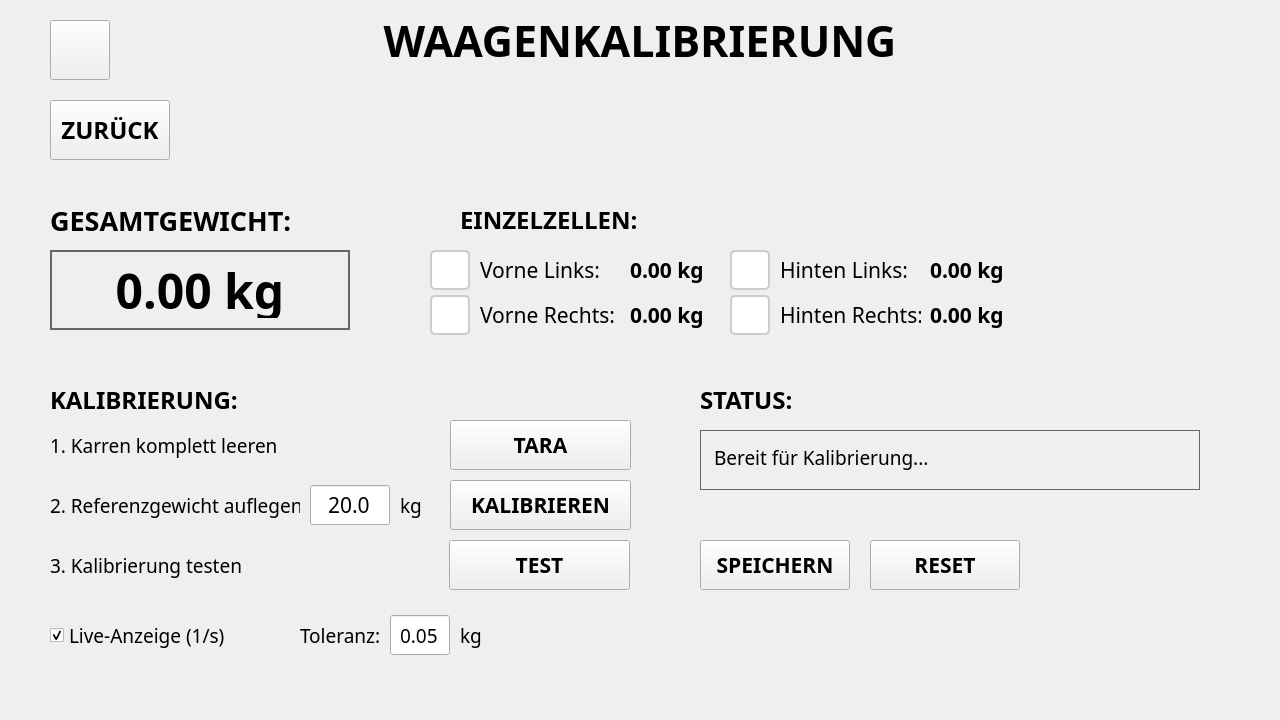
<?xml version="1.0" encoding="UTF-8"?>
<ui version="4.0">
 <class>WaagenKalibrierung</class>
 <widget class="QWidget" name="WaagenKalibrierung">
  <property name="geometry">
   <rect>
    <x>0</x>
    <y>0</y>
    <width>1280</width>
    <height>720</height>
   </rect>
  </property>
  <property name="windowTitle">
   <string>Futterkarre - Waagenkalibrierung</string>
  </property>
  <widget class="QLabel" name="lbl_header">
   <property name="geometry">
    <rect>
     <x>0</x>
     <y>0</y>
     <width>1280</width>
     <height>80</height>
    </rect>
   </property>
   <property name="font">
    <font>
     <family>Droid Sans Fallback</family>
     <pointsize>32</pointsize>
     <weight>75</weight>
     <bold>true</bold>
    </font>
   </property>
   <property name="text">
    <string>WAAGENKALIBRIERUNG</string>
   </property>
   <property name="alignment">
    <set>Qt::AlignCenter</set>
   </property>
  </widget>
  <widget class="QPushButton" name="btn_back">
   <property name="geometry">
    <rect>
     <x>50</x>
     <y>100</y>
     <width>120</width>
     <height>60</height>
    </rect>
   </property>
   <property name="font">
    <font>
     <family>Droid Sans Fallback</family>
     <pointsize>18</pointsize>
     <weight>75</weight>
     <bold>true</bold>
    </font>
   </property>
   <property name="text">
    <string>ZURÜCK</string>
   </property>
  </widget>
  <widget class="QLabel" name="lbl_gesamtgewicht_titel">
   <property name="geometry">
    <rect>
     <x>50</x>
     <y>200</y>
     <width>300</width>
     <height>40</height>
    </rect>
   </property>
   <property name="font">
    <font>
     <family>Droid Sans Fallback</family>
     <pointsize>20</pointsize>
     <weight>75</weight>
     <bold>true</bold>
    </font>
   </property>
   <property name="text">
    <string>GESAMTGEWICHT:</string>
   </property>
  </widget>
  <widget class="QLabel" name="lbl_gesamtgewicht_wert">
   <property name="geometry">
    <rect>
     <x>50</x>
     <y>250</y>
     <width>300</width>
     <height>80</height>
    </rect>
   </property>
   <property name="font">
    <font>
     <family>Droid Sans Fallback</family>
     <pointsize>36</pointsize>
     <weight>75</weight>
     <bold>true</bold>
    </font>
   </property>
   <property name="styleSheet">
    <string>border: 2px solid #666; padding: 10px;</string>
   </property>
   <property name="text">
    <string>0.00 kg</string>
   </property>
   <property name="alignment">
    <set>Qt::AlignCenter</set>
   </property>
  </widget>
  <widget class="QLabel" name="lbl_einzelzellen_titel">
   <property name="geometry">
    <rect>
     <x>460</x>
     <y>200</y>
     <width>200</width>
     <height>40</height>
    </rect>
   </property>
   <property name="font">
    <font>
     <family>Droid Sans Fallback</family>
     <pointsize>18</pointsize>
     <weight>75</weight>
     <bold>true</bold>
    </font>
   </property>
   <property name="text">
    <string>EINZELZELLEN:</string>
   </property>
  </widget>
  <widget class="QLabel" name="lbl_hx711_0_status">
   <property name="geometry">
    <rect>
     <x>430</x>
     <y>250</y>
     <width>40</width>
     <height>40</height>
    </rect>
   </property>
   <property name="font">
    <font>
     <pointsize>24</pointsize>
     <weight>75</weight>
     <bold>true</bold>
    </font>
   </property>
   <property name="toolTip">
    <string>HX711 VL Status</string>
   </property>
   <property name="styleSheet">
    <string>background-color: #ffffff; border: 2px solid #cccccc; border-radius: 5px; text-align: center;</string>
   </property>
   <property name="text">
    <string/>
   </property>
   <property name="alignment">
    <set>Qt::AlignCenter</set>
   </property>
  </widget>
  <widget class="QLabel" name="lbl_vl_titel">
   <property name="geometry">
    <rect>
     <x>480</x>
     <y>255</y>
     <width>141</width>
     <height>30</height>
    </rect>
   </property>
   <property name="font">
    <font>
     <family>Droid Sans Fallback</family>
     <pointsize>16</pointsize>
     <weight>50</weight>
     <bold>false</bold>
    </font>
   </property>
   <property name="text">
    <string>Vorne Links:</string>
   </property>
  </widget>
  <widget class="QLabel" name="lbl_vl_wert">
   <property name="geometry">
    <rect>
     <x>630</x>
     <y>255</y>
     <width>100</width>
     <height>30</height>
    </rect>
   </property>
   <property name="font">
    <font>
     <family>Droid Sans Fallback</family>
     <pointsize>16</pointsize>
     <weight>75</weight>
     <bold>true</bold>
    </font>
   </property>
   <property name="text">
    <string>0.00 kg</string>
   </property>
  </widget>
  <widget class="QLabel" name="lbl_hx711_1_status">
   <property name="geometry">
    <rect>
     <x>430</x>
     <y>295</y>
     <width>40</width>
     <height>40</height>
    </rect>
   </property>
   <property name="font">
    <font>
     <pointsize>24</pointsize>
     <weight>75</weight>
     <bold>true</bold>
    </font>
   </property>
   <property name="toolTip">
    <string>HX711 VR Status</string>
   </property>
   <property name="styleSheet">
    <string>background-color: #ffffff; border: 2px solid #cccccc; border-radius: 5px; text-align: center;</string>
   </property>
   <property name="text">
    <string/>
   </property>
   <property name="alignment">
    <set>Qt::AlignCenter</set>
   </property>
  </widget>
  <widget class="QLabel" name="lbl_vr_titel">
   <property name="geometry">
    <rect>
     <x>480</x>
     <y>300</y>
     <width>141</width>
     <height>30</height>
    </rect>
   </property>
   <property name="font">
    <font>
     <family>Droid Sans Fallback</family>
     <pointsize>16</pointsize>
     <weight>50</weight>
     <bold>false</bold>
    </font>
   </property>
   <property name="text">
    <string>Vorne Rechts:</string>
   </property>
  </widget>
  <widget class="QLabel" name="lbl_vr_wert">
   <property name="geometry">
    <rect>
     <x>630</x>
     <y>300</y>
     <width>100</width>
     <height>30</height>
    </rect>
   </property>
   <property name="font">
    <font>
     <family>Droid Sans Fallback</family>
     <pointsize>16</pointsize>
     <weight>75</weight>
     <bold>true</bold>
    </font>
   </property>
   <property name="text">
    <string>0.00 kg</string>
   </property>
  </widget>
  <widget class="QLabel" name="lbl_hx711_2_status">
   <property name="geometry">
    <rect>
     <x>730</x>
     <y>250</y>
     <width>40</width>
     <height>40</height>
    </rect>
   </property>
   <property name="font">
    <font>
     <pointsize>24</pointsize>
     <weight>75</weight>
     <bold>true</bold>
    </font>
   </property>
   <property name="toolTip">
    <string>HX711 HL Status</string>
   </property>
   <property name="styleSheet">
    <string>background-color: #ffffff; border: 2px solid #cccccc; border-radius: 5px; text-align: center;</string>
   </property>
   <property name="text">
    <string/>
   </property>
   <property name="alignment">
    <set>Qt::AlignCenter</set>
   </property>
  </widget>
  <widget class="QLabel" name="lbl_hl_titel">
   <property name="geometry">
    <rect>
     <x>780</x>
     <y>255</y>
     <width>141</width>
     <height>30</height>
    </rect>
   </property>
   <property name="font">
    <font>
     <family>Droid Sans Fallback</family>
     <pointsize>16</pointsize>
     <weight>50</weight>
     <bold>false</bold>
    </font>
   </property>
   <property name="text">
    <string>Hinten Links:</string>
   </property>
  </widget>
  <widget class="QLabel" name="lbl_hl_wert">
   <property name="geometry">
    <rect>
     <x>930</x>
     <y>255</y>
     <width>100</width>
     <height>30</height>
    </rect>
   </property>
   <property name="font">
    <font>
     <family>Droid Sans Fallback</family>
     <pointsize>16</pointsize>
     <weight>75</weight>
     <bold>true</bold>
    </font>
   </property>
   <property name="text">
    <string>0.00 kg</string>
   </property>
  </widget>
  <widget class="QLabel" name="lbl_hx711_3_status">
   <property name="geometry">
    <rect>
     <x>730</x>
     <y>295</y>
     <width>40</width>
     <height>40</height>
    </rect>
   </property>
   <property name="font">
    <font>
     <pointsize>24</pointsize>
     <weight>75</weight>
     <bold>true</bold>
    </font>
   </property>
   <property name="toolTip">
    <string>HX711 HR Status</string>
   </property>
   <property name="styleSheet">
    <string>background-color: #ffffff; border: 2px solid #cccccc; border-radius: 5px; text-align: center;</string>
   </property>
   <property name="text">
    <string/>
   </property>
   <property name="alignment">
    <set>Qt::AlignCenter</set>
   </property>
  </widget>
  <widget class="QLabel" name="lbl_hr_titel">
   <property name="geometry">
    <rect>
     <x>780</x>
     <y>300</y>
     <width>141</width>
     <height>30</height>
    </rect>
   </property>
   <property name="font">
    <font>
     <family>Droid Sans Fallback</family>
     <pointsize>16</pointsize>
     <weight>50</weight>
     <bold>false</bold>
    </font>
   </property>
   <property name="text">
    <string>Hinten Rechts:</string>
   </property>
  </widget>
  <widget class="QLabel" name="lbl_hr_wert">
   <property name="geometry">
    <rect>
     <x>930</x>
     <y>300</y>
     <width>100</width>
     <height>30</height>
    </rect>
   </property>
   <property name="font">
    <font>
     <family>Droid Sans Fallback</family>
     <pointsize>16</pointsize>
     <weight>75</weight>
     <bold>true</bold>
    </font>
   </property>
   <property name="text">
    <string>0.00 kg</string>
   </property>
  </widget>
  <widget class="QLabel" name="lbl_schritt_titel">
   <property name="geometry">
    <rect>
     <x>50</x>
     <y>380</y>
     <width>200</width>
     <height>40</height>
    </rect>
   </property>
   <property name="font">
    <font>
     <family>Droid Sans Fallback</family>
     <pointsize>18</pointsize>
     <weight>75</weight>
     <bold>true</bold>
    </font>
   </property>
   <property name="text">
    <string>KALIBRIERUNG:</string>
   </property>
  </widget>
  <widget class="QLabel" name="lbl_schritt1">
   <property name="geometry">
    <rect>
     <x>50</x>
     <y>430</y>
     <width>300</width>
     <height>30</height>
    </rect>
   </property>
   <property name="font">
    <font>
     <family>Droid Sans Fallback</family>
     <pointsize>14</pointsize>
     <weight>50</weight>
     <bold>false</bold>
    </font>
   </property>
   <property name="text">
    <string>1. Karren komplett leeren</string>
   </property>
  </widget>
  <widget class="QPushButton" name="btn_tara">
   <property name="geometry">
    <rect>
     <x>450</x>
     <y>420</y>
     <width>181</width>
     <height>50</height>
    </rect>
   </property>
   <property name="font">
    <font>
     <family>Droid Sans Fallback</family>
     <pointsize>16</pointsize>
     <weight>75</weight>
     <bold>true</bold>
    </font>
   </property>
   <property name="text">
    <string>TARA</string>
   </property>
  </widget>
  <widget class="QLabel" name="lbl_schritt2">
   <property name="geometry">
    <rect>
     <x>50</x>
     <y>490</y>
     <width>250</width>
     <height>30</height>
    </rect>
   </property>
   <property name="font">
    <font>
     <family>Droid Sans Fallback</family>
     <pointsize>14</pointsize>
     <weight>50</weight>
     <bold>false</bold>
    </font>
   </property>
   <property name="text">
    <string>2. Referenzgewicht auflegen:</string>
   </property>
  </widget>
  <widget class="QLineEdit" name="input_referenzgewicht">
   <property name="geometry">
    <rect>
     <x>310</x>
     <y>485</y>
     <width>80</width>
     <height>40</height>
    </rect>
   </property>
   <property name="font">
    <font>
     <family>Droid Sans Fallback</family>
     <pointsize>16</pointsize>
     <weight>50</weight>
     <bold>false</bold>
    </font>
   </property>
   <property name="text">
    <string>20.0</string>
   </property>
   <property name="alignment">
    <set>Qt::AlignCenter</set>
   </property>
  </widget>
  <widget class="QLabel" name="lbl_kg">
   <property name="geometry">
    <rect>
     <x>400</x>
     <y>490</y>
     <width>30</width>
     <height>30</height>
    </rect>
   </property>
   <property name="font">
    <font>
     <family>Droid Sans Fallback</family>
     <pointsize>14</pointsize>
     <weight>50</weight>
     <bold>false</bold>
    </font>
   </property>
   <property name="text">
    <string>kg</string>
   </property>
  </widget>
  <widget class="QPushButton" name="btn_kalibrieren">
   <property name="geometry">
    <rect>
     <x>450</x>
     <y>480</y>
     <width>181</width>
     <height>50</height>
    </rect>
   </property>
   <property name="font">
    <font>
     <family>Droid Sans Fallback</family>
     <pointsize>16</pointsize>
     <weight>75</weight>
     <bold>true</bold>
    </font>
   </property>
   <property name="text">
    <string>KALIBRIEREN</string>
   </property>
  </widget>
  <widget class="QLabel" name="lbl_schritt3">
   <property name="geometry">
    <rect>
     <x>50</x>
     <y>550</y>
     <width>300</width>
     <height>30</height>
    </rect>
   </property>
   <property name="font">
    <font>
     <family>Droid Sans Fallback</family>
     <pointsize>14</pointsize>
     <weight>50</weight>
     <bold>false</bold>
    </font>
   </property>
   <property name="text">
    <string>3. Kalibrierung testen</string>
   </property>
  </widget>
  <widget class="QPushButton" name="btn_test">
   <property name="geometry">
    <rect>
     <x>449</x>
     <y>540</y>
     <width>181</width>
     <height>50</height>
    </rect>
   </property>
   <property name="font">
    <font>
     <family>Droid Sans Fallback</family>
     <pointsize>16</pointsize>
     <weight>75</weight>
     <bold>true</bold>
    </font>
   </property>
   <property name="text">
    <string>TEST</string>
   </property>
  </widget>
  <widget class="QLabel" name="lbl_status_titel">
   <property name="geometry">
    <rect>
     <x>700</x>
     <y>380</y>
     <width>150</width>
     <height>40</height>
    </rect>
   </property>
   <property name="font">
    <font>
     <family>Droid Sans Fallback</family>
     <pointsize>18</pointsize>
     <weight>75</weight>
     <bold>true</bold>
    </font>
   </property>
   <property name="text">
    <string>STATUS:</string>
   </property>
  </widget>
  <widget class="QLabel" name="lbl_status">
   <property name="geometry">
    <rect>
     <x>700</x>
     <y>430</y>
     <width>500</width>
     <height>60</height>
    </rect>
   </property>
   <property name="font">
    <font>
     <family>Droid Sans Fallback</family>
     <pointsize>14</pointsize>
     <weight>50</weight>
     <bold>false</bold>
    </font>
   </property>
   <property name="styleSheet">
    <string>border: 1px solid #666; padding: 8px;</string>
   </property>
   <property name="text">
    <string>Bereit für Kalibrierung...</string>
   </property>
   <property name="alignment">
    <set>Qt::AlignTop</set>
   </property>
   <property name="wordWrap">
    <bool>true</bool>
   </property>
  </widget>
  <widget class="QPushButton" name="btn_speichern">
   <property name="geometry">
    <rect>
     <x>700</x>
     <y>540</y>
     <width>150</width>
     <height>50</height>
    </rect>
   </property>
   <property name="font">
    <font>
     <family>Droid Sans Fallback</family>
     <pointsize>16</pointsize>
     <weight>75</weight>
     <bold>true</bold>
    </font>
   </property>
   <property name="text">
    <string>SPEICHERN</string>
   </property>
  </widget>
  <widget class="QPushButton" name="btn_reset">
   <property name="geometry">
    <rect>
     <x>870</x>
     <y>540</y>
     <width>150</width>
     <height>50</height>
    </rect>
   </property>
   <property name="font">
    <font>
     <family>Droid Sans Fallback</family>
     <pointsize>16</pointsize>
     <weight>75</weight>
     <bold>true</bold>
    </font>
   </property>
   <property name="text">
    <string>RESET</string>
   </property>
  </widget>
  <widget class="QCheckBox" name="cb_live_update">
   <property name="geometry">
    <rect>
     <x>50</x>
     <y>620</y>
     <width>200</width>
     <height>30</height>
    </rect>
   </property>
   <property name="font">
    <font>
     <family>Droid Sans Fallback</family>
     <pointsize>14</pointsize>
     <weight>50</weight>
     <bold>false</bold>
    </font>
   </property>
   <property name="text">
    <string>Live-Anzeige (1/s)</string>
   </property>
   <property name="checked">
    <bool>true</bool>
   </property>
  </widget>
  <widget class="QLabel" name="lbl_toleranz">
   <property name="geometry">
    <rect>
     <x>300</x>
     <y>620</y>
     <width>80</width>
     <height>30</height>
    </rect>
   </property>
   <property name="font">
    <font>
     <family>Droid Sans Fallback</family>
     <pointsize>14</pointsize>
     <weight>50</weight>
     <bold>false</bold>
    </font>
   </property>
   <property name="text">
    <string>Toleranz:</string>
   </property>
  </widget>
  <widget class="QLineEdit" name="input_toleranz">
   <property name="geometry">
    <rect>
     <x>390</x>
     <y>615</y>
     <width>60</width>
     <height>40</height>
    </rect>
   </property>
   <property name="font">
    <font>
     <family>Droid Sans Fallback</family>
     <pointsize>14</pointsize>
     <weight>50</weight>
     <bold>false</bold>
    </font>
   </property>
   <property name="text">
    <string>0.05</string>
   </property>
   <property name="alignment">
    <set>Qt::AlignCenter</set>
   </property>
  </widget>
  <widget class="QLabel" name="lbl_toleranz_einheit">
   <property name="geometry">
    <rect>
     <x>460</x>
     <y>620</y>
     <width>30</width>
     <height>30</height>
    </rect>
   </property>
   <property name="font">
    <font>
     <family>Droid Sans Fallback</family>
     <pointsize>14</pointsize>
     <weight>50</weight>
     <bold>false</bold>
    </font>
   </property>
   <property name="text">
    <string>kg</string>
   </property>
  </widget>
  <widget class="QPushButton" name="btn_back_2">
   <property name="geometry">
    <rect>
     <x>50</x>
     <y>20</y>
     <width>60</width>
     <height>60</height>
    </rect>
   </property>
   <property name="styleSheet">
    <string notr="true"/>
   </property>
   <property name="text">
    <string/>
   </property>
   <property name="icon">
    <iconset resource="../../Futterwagen/Futterkarre/icons/icons.qrc">
     <normaloff>:/icons/Back.png</normaloff>:/icons/Back.png</iconset>
   </property>
   <property name="iconSize">
    <size>
     <width>30</width>
     <height>30</height>
    </size>
   </property>
  </widget>
 </widget>
 <resources>
  <include location="../../Futterwagen/Futterkarre/icons/icons.qrc"/>
 </resources>
 <connections/>
</ui>
